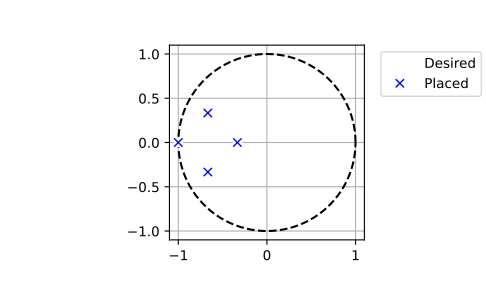

Python code for this plot:
# A simple example demonstrating real pole placement using both KNV and YT
# algorithms.  This is example number 1 from section 4 of the reference KNV
# publication ([R05297b315da4-1]_):

from scipy import signal
import matplotlib.pyplot as plt

A = np.array([[ 1.380,  -0.2077,  6.715, -5.676  ],
              [-0.5814, -4.290,   0,      0.6750 ],
              [ 1.067,   4.273,  -6.654,  5.893  ],
              [ 0.0480,  4.273,   1.343, -2.104  ]])
B = np.array([[ 0,      5.679 ],
              [ 1.136,  1.136 ],
              [ 0,      0,    ],
              [-3.146,  0     ]])
P = np.array([-0.2, -0.5, -5.0566, -8.6659])

# Now compute K with KNV method 0, with the default YT method and with the YT
# method while forcing 100 iterations of the algorithm and print some results
# after each call.

fsf1 = signal.place_poles(A, B, P, method='KNV0')
fsf1.gain_matrix
# array([[ 0.20071427, -0.96665799,  0.24066128, -0.10279785],
# [ 0.50587268,  0.57779091,  0.51795763, -0.41991442]])

fsf2 = signal.place_poles(A, B, P)  # uses YT method
fsf2.computed_poles
# array([-8.6659, -5.0566, -0.5   , -0.2   ])

fsf3 = signal.place_poles(A, B, P, rtol=-1, maxiter=100)
fsf3.X
# array([[ 0.52072442+0.j, -0.08409372+0.j, -0.56847937+0.j,  0.74823657+0.j],
# [-0.04977751+0.j, -0.80872954+0.j,  0.13566234+0.j, -0.29322906+0.j],
# [-0.82266932+0.j, -0.19168026+0.j, -0.56348322+0.j, -0.43815060+0.j],
# [ 0.22267347+0.j,  0.54967577+0.j, -0.58387806+0.j, -0.40271926+0.j]])

# The absolute value of the determinant of X is a good indicator to check the
# robustness of the results, both ``'KNV0'`` and ``'YT'`` aim at maximizing
# it.  Below a comparison of the robustness of the results above:

abs(np.linalg.det(fsf1.X)) < abs(np.linalg.det(fsf2.X))
# True
abs(np.linalg.det(fsf2.X)) < abs(np.linalg.det(fsf3.X))
# True

# Now a simple example for complex poles:

A = np.array([[ 0,  7/3.,  0,   0   ],
              [ 0,   0,    0,  7/9. ],
              [ 0,   0,    0,   0   ],
              [ 0,   0,    0,   0   ]])
B = np.array([[ 0,  0 ],
              [ 0,  0 ],
              [ 1,  0 ],
              [ 0,  1 ]])
P = np.array([-3, -1, -2-1j, -2+1j]) / 3.
fsf = signal.place_poles(A, B, P, method='YT')

# We can plot the desired and computed poles in the complex plane:

t = np.linspace(0, 2*np.pi, 401)
plt.plot(np.cos(t), np.sin(t), 'k--')  # unit circle
plt.plot(fsf.requested_poles.real, fsf.requested_poles.imag,
         'wo', label='Desired')
plt.plot(fsf.computed_poles.real, fsf.computed_poles.imag, 'bx',
         label='Placed')
plt.grid()
plt.axis('image')
plt.axis([-1.1, 1.1, -1.1, 1.1])
plt.legend(bbox_to_anchor=(1.05, 1), loc=2, numpoints=1)
